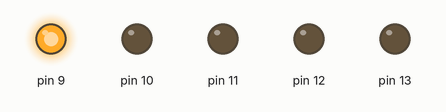
Recording of a sketch running on a simulated Arduino Uno, built with avr-gcc and run on an emulated ATmega328P. Parts: output pins drawn as LEDs (lit = HIGH).

Above: at 0.5 s.
At 2.5 s:
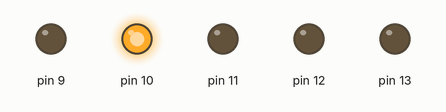
At 4.5 s:
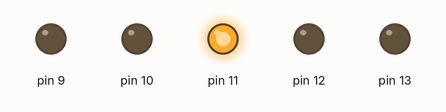
At 6.5 s:
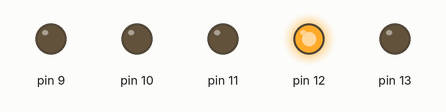
At 8.5 s:
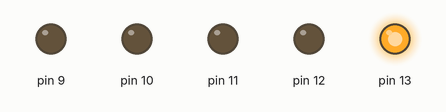
At 11.5 s:
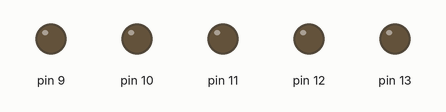
Timing chart, 0 to 13.0 s (numbered marks = the images above):
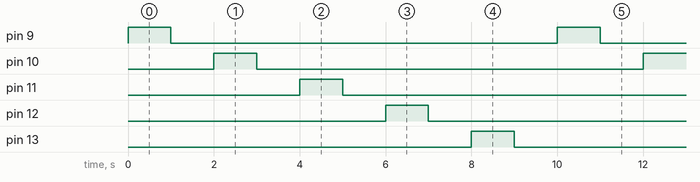

The sketch:

lesson_02-2-for_loop.ino
```cpp
// (licence header left out)
void setup() {
  // put your setup code here, to run once:

  for (int i = 9; i < 14; i++) {
    pinMode(i, OUTPUT);
  }

}

void loop() {
  // put your main code here, to run repeatedly:

  for (int i = 9; i < 14; i++) {
    digitalWrite(i, HIGH);
    delay(1000);
    digitalWrite(i, LOW);
    delay(1000);
  }


}
```

Measured:
- by itself, pin 9–13: alternates HIGH for 1.0 s and LOW for 9.0 s
- by itself, everything shown: repeats every 10.0 s, in 10 steps
